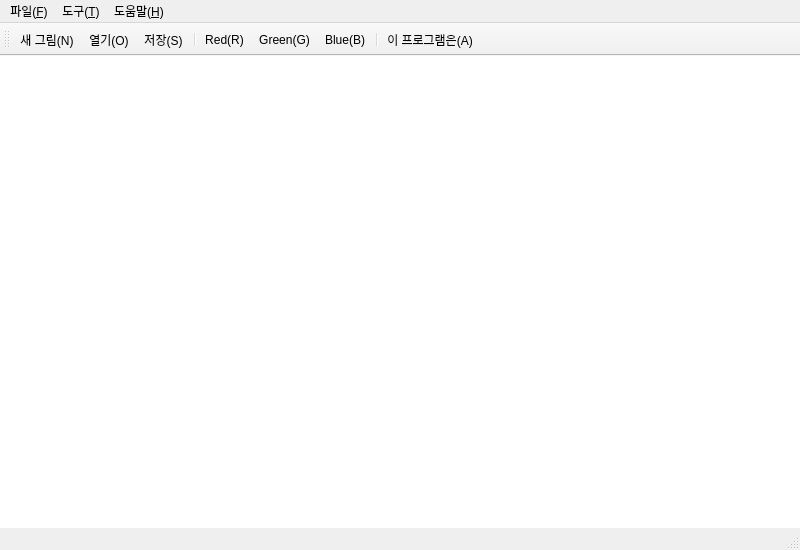
<?xml version="1.0" encoding="UTF-8"?>
<ui version="4.0">
 <class>MainWindow</class>
 <widget class="QMainWindow" name="MainWindow">
  <property name="geometry">
   <rect>
    <x>0</x>
    <y>0</y>
    <width>800</width>
    <height>550</height>
   </rect>
  </property>
  <property name="minimumSize">
   <size>
    <width>0</width>
    <height>3</height>
   </size>
  </property>
  <property name="maximumSize">
   <size>
    <width>800</width>
    <height>550</height>
   </size>
  </property>
  <property name="windowTitle">
   <string>MainWindow</string>
  </property>
  <widget class="QWidget" name="centralwidget">
   <widget class="QLabel" name="lblCanvas">
    <property name="geometry">
     <rect>
      <x>0</x>
      <y>0</y>
      <width>801</width>
      <height>491</height>
     </rect>
    </property>
    <property name="sizePolicy">
     <sizepolicy hsizetype="Fixed" vsizetype="Fixed">
      <horstretch>0</horstretch>
      <verstretch>0</verstretch>
     </sizepolicy>
    </property>
    <property name="styleSheet">
     <string notr="true">
background-color: rgb(255, 255, 255);</string>
    </property>
    <property name="text">
     <string/>
    </property>
   </widget>
  </widget>
  <widget class="QMenuBar" name="menubar">
   <property name="geometry">
    <rect>
     <x>0</x>
     <y>0</y>
     <width>800</width>
     <height>21</height>
    </rect>
   </property>
   <widget class="QMenu" name="menu_File">
    <property name="title">
     <string>파일(&amp;F)</string>
    </property>
    <addaction name="action_New"/>
    <addaction name="action_Open"/>
    <addaction name="action_Save"/>
    <addaction name="action_Exit"/>
   </widget>
   <widget class="QMenu" name="menu_T">
    <property name="title">
     <string>도구(&amp;T)</string>
    </property>
    <widget class="QMenu" name="menu_P">
     <property name="title">
      <string>펜(&amp;P)</string>
     </property>
     <addaction name="action_PenRed"/>
     <addaction name="action_PenBlue"/>
     <addaction name="action_PenGreen"/>
    </widget>
    <widget class="QMenu" name="menu_T_2">
     <property name="title">
      <string>변환(&amp;T)</string>
     </property>
     <addaction name="action_Grayscale"/>
    </widget>
    <addaction name="menu_P"/>
    <addaction name="menu_T_2"/>
   </widget>
   <widget class="QMenu" name="menu_H">
    <property name="title">
     <string>도움말(&amp;H)</string>
    </property>
    <addaction name="action_About"/>
   </widget>
   <addaction name="menu_File"/>
   <addaction name="menu_T"/>
   <addaction name="menu_H"/>
  </widget>
  <widget class="QStatusBar" name="statusbar"/>
  <widget class="QToolBar" name="toolBar">
   <property name="windowTitle">
    <string>toolBar</string>
   </property>
   <attribute name="toolBarArea">
    <enum>TopToolBarArea</enum>
   </attribute>
   <attribute name="toolBarBreak">
    <bool>false</bool>
   </attribute>
   <addaction name="action_New"/>
   <addaction name="action_Open"/>
   <addaction name="action_Save"/>
   <addaction name="separator"/>
   <addaction name="action_PenRed"/>
   <addaction name="action_PenGreen"/>
   <addaction name="action_PenBlue"/>
   <addaction name="separator"/>
   <addaction name="action_About"/>
  </widget>
  <action name="action_New">
   <property name="icon">
    <iconset resource="resources.qrc">
     <normaloff>:/icon/imgs/new.png</normaloff>:/icon/imgs/new.png</iconset>
   </property>
   <property name="text">
    <string>새 그림(&amp;N)</string>
   </property>
  </action>
  <action name="action_Open">
   <property name="icon">
    <iconset resource="resources.qrc">
     <normaloff>:/icon/imgs/open.png</normaloff>:/icon/imgs/open.png</iconset>
   </property>
   <property name="text">
    <string>열기(&amp;O)</string>
   </property>
  </action>
  <action name="action_Save">
   <property name="icon">
    <iconset resource="resources.qrc">
     <normaloff>:/icon/imgs/save.png</normaloff>:/icon/imgs/save.png</iconset>
   </property>
   <property name="text">
    <string>저장(&amp;S)</string>
   </property>
  </action>
  <action name="action_Exit">
   <property name="icon">
    <iconset resource="resources.qrc">
     <normaloff>:/icon/imgs/exit.png</normaloff>:/icon/imgs/exit.png</iconset>
   </property>
   <property name="text">
    <string>종료(X)</string>
   </property>
  </action>
  <action name="action_PenRed">
   <property name="icon">
    <iconset resource="resources.qrc">
     <normaloff>:/icon/imgs/red.png</normaloff>:/icon/imgs/red.png</iconset>
   </property>
   <property name="text">
    <string>Red(&amp;R)</string>
   </property>
  </action>
  <action name="action_PenBlue">
   <property name="icon">
    <iconset resource="resources.qrc">
     <normaloff>:/icon/imgs/blue.png</normaloff>:/icon/imgs/blue.png</iconset>
   </property>
   <property name="text">
    <string>Blue(&amp;B)</string>
   </property>
  </action>
  <action name="action_PenGreen">
   <property name="icon">
    <iconset resource="resources.qrc">
     <normaloff>:/icon/imgs/green.png</normaloff>:/icon/imgs/green.png</iconset>
   </property>
   <property name="text">
    <string>Green(&amp;G)</string>
   </property>
  </action>
  <action name="action_About">
   <property name="icon">
    <iconset resource="resources.qrc">
     <normaloff>:/icon/imgs/about.png</normaloff>:/icon/imgs/about.png</iconset>
   </property>
   <property name="text">
    <string>이 프로그램은...(&amp;A)</string>
   </property>
  </action>
  <action name="action_Grayscale">
   <property name="text">
    <string>그레이스케일(&amp;G)</string>
   </property>
  </action>
 </widget>
 <resources>
  <include location="resources.qrc"/>
 </resources>
 <connections/>
</ui>
